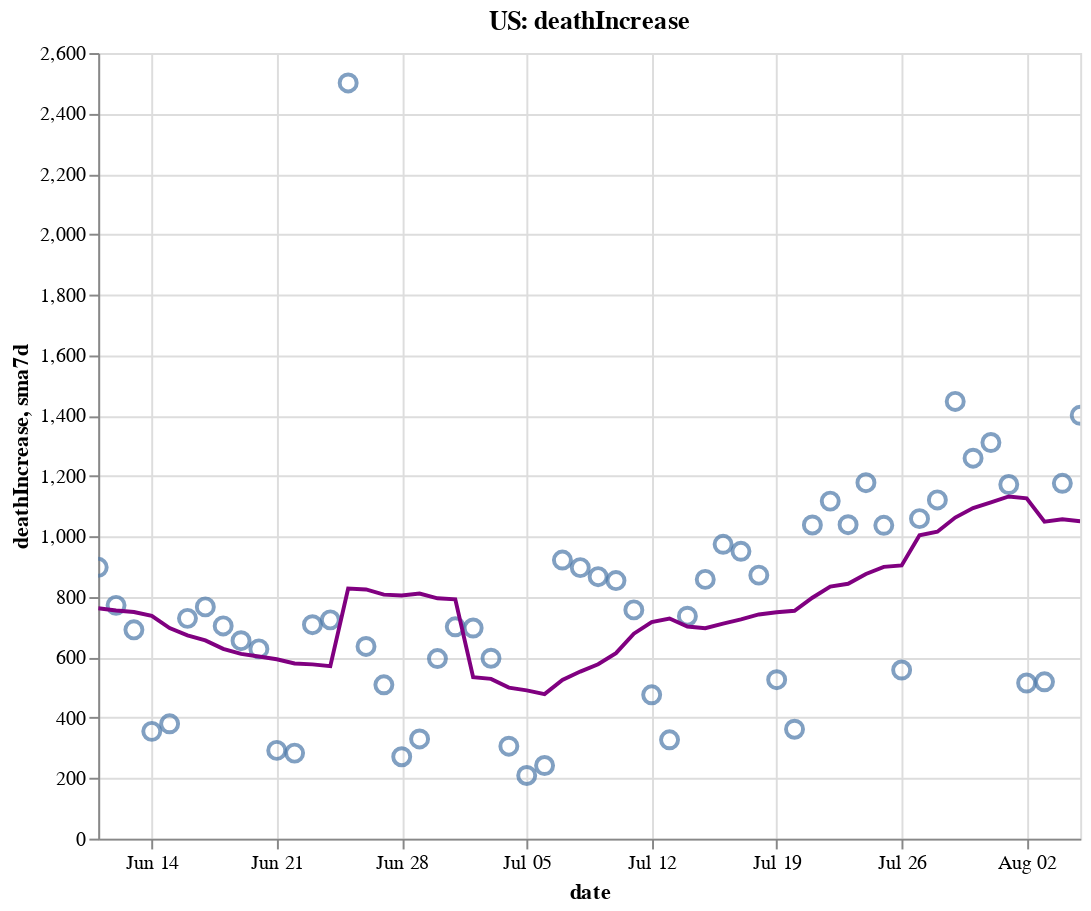

Write notebook code for a chart like this one.
### Code cell
create_plot(us, 'deathIncrease')

### Figure 1 — Vega-Lite specification as saved in the notebook (floating-point values rounded to 4 significant figures)
{"config": {"view": {"continuousWidth": 400, "continuousHeight": 300}}, "layer": [{"layer": [{"mark": {"type": "point", "size": 75}, "encoding": {"tooltip": [{"type": "temporal", "field": "date"}, {"type": "quantitative", "field": "deathIncrease"}, {"type": "quantitative", "field": "sma7d"}], "x": {"type": "temporal", "field": "date"}, "y": {"type": "quantitative", "field": "deathIncrease"}}, "selection": {"selector006": {"type": "interval", "bind": "scales", "encodings": ["x", "y"]}}}, {"mark": {"type": "line", "color": "purple"}, "encoding": {"x": {"type": "temporal", "field": "date"}, "y": {"type": "quantitative", "field": "sma7d"}}}]}, {"mark": {"type": "rule", "color": "#aaa"}, "encoding": {"x": {"type": "temporal", "field": "date"}}, "transform": [{"filter": {"selection": "selector005"}}]}, {"mark": "circle", "encoding": {"opacity": {"condition": {"value": 1, "selection": "selector005"}, "value": 0}, "tooltip": [{"type": "temporal", "field": "date"}, {"type": "quantitative", "field": "deathIncrease"}, {"type": "quantitative", "field": "sma7d"}], "x": {"type": "temporal", "field": "date"}, "y": {"type": "quantitative", "field": "deathIncrease"}}, "selection": {"selector005": {"type": "single", "encodings": ["x"], "on": "mouseover", "nearest": true, "empty": "none"}}}, {"mark": {"type": "text", "align": "left", "dx": 5, "dy": -5, "stroke": "white", "strokeWidth": 2}, "encoding": {"text": {"type": "quantitative", "field": "deathIncrease"}, "tooltip": [{"type": "temporal", "field": "date"}, {"type": "quantitative", "field": "deathIncrease"}, {"type": "quantitative", "field": "sma7d"}], "x": {"type": "temporal", "field": "date"}, "y": {"type": "quantitative", "field": "deathIncrease"}}, "transform": [{"filter": {"selection": "selector005"}}]}, {"mark": {"type": "text", "align": "left", "dx": 5, "dy": -5}, "encoding": {"text": {"type": "quantitative", "field": "deathIncrease"}, "tooltip": [{"type": "temporal", "field": "date"}, {"type": "quantitative", "field": "deathIncrease"}, {"type": "quantitative", "field": "sma7d"}], "x": {"type": "temporal", "field": "date"}, "y": {"type": "quantitative", "field": "deathIncrease"}}, "transform": [{"filter": {"selection": "selector005"}}]}], "data": {"name": "data-1ce17c3a964d4a2affebdfd459bbe6e6"}, "height": 400, "title": "US: deathIncrease", "width": 500, "$schema": "https://vega.github.io/schema/vega-lite/v4.8.1.json", "datasets": {"data-1ce17c3a964d4a2affebdfd459bbe6e6": [{"date": "2020-06-11T00:00:00", "totalTestResultsIncrease": 459500.0, "positiveIncrease": 22030.0, "death": 107600.0, "deathIncrease": 898.0, "positiveRate": 0.048, "state": "US", "sma7d": 762.4}, {"date": "2020-06-12T00:00:00", "totalTestResultsIncrease": 623100.0, "positiveIncrease": 23480.0, "death": 108400.0, "deathIncrease": 772.0, "positiveRate": 0.038, "state": "US", "sma7d": 755.1}, {"date": "2020-06-13T00:00:00", "totalTestResultsIncrease": 496400.0, "positiveIncrease": 25340.0, "death": 109100.0, "deathIncrease": 691.0, "positiveRate": 0.051, "state": "US", "sma7d": 750.0}, {"date": "2020-06-14T00:00:00", "totalTestResultsIncrease": 485200.0, "positiveIncrease": 21370.0, "death": 109400.0, "deathIncrease": 355.0, "positiveRate": 0.044, "state": "US", "sma7d": 737.0}, {"date": "2020-06-15T00:00:00", "totalTestResultsIncrease": 432800.0, "positiveIncrease": 18510.0, "death": 109800.0, "deathIncrease": 380.0, "positiveRate": 0.043, "state": "US", "sma7d": 697.0}, {"date": "2020-06-16T00:00:00", "totalTestResultsIncrease": 464500.0, "positiveIncrease": 23440.0, "death": 110500.0, "deathIncrease": 729.0, "positiveRate": 0.05, "state": "US", "sma7d": 672.9}, {"date": "2020-06-17T00:00:00", "totalTestResultsIncrease": 485300.0, "positiveIncrease": 23870.0, "death": 111300.0, "deathIncrease": 767.0, "positiveRate": 0.049, "state": "US", "sma7d": 656.0}, {"date": "2020-06-18T00:00:00", "totalTestResultsIncrease": 516200.0, "positiveIncrease": 27530.0, "death": 112000.0, "deathIncrease": 704.0, "positiveRate": 0.053, "state": "US", "sma7d": 628.3}, {"date": "2020-06-19T00:00:00", "totalTestResultsIncrease": 574000.0, "positiveIncrease": 31050.0, "death": 112700.0, "deathIncrease": 655.0, "positiveRate": 0.054, "state": "US", "sma7d": 611.6}, {"date": "2020-06-20T00:00:00", "totalTestResultsIncrease": 559200.0, "positiveIncrease": 31990.0, "death": 113300.0, "deathIncrease": 628.0, "positiveRate": 0.057, "state": "US", "sma7d": 602.6}, {"date": "2020-06-21T00:00:00", "totalTestResultsIncrease": 511100.0, "positiveIncrease": 27280.0, "death": 113600.0, "deathIncrease": 292.0, "positiveRate": 0.053, "state": "US", "sma7d": 593.6}, {"date": "2020-06-22T00:00:00", "totalTestResultsIncrease": 466600.0, "positiveIncrease": 27020.0, "death": 113900.0, "deathIncrease": 283.0, "positiveRate": 0.058, "state": "US", "sma7d": 579.7}, {"date": "2020-06-23T00:00:00", "totalTestResultsIncrease": 491700.0, "positiveIncrease": 33020.0, "death": 114600.0, "deathIncrease": 708.0, "positiveRate": 0.067, "state": "US", "sma7d": 576.7}, {"date": "2020-06-24T00:00:00", "totalTestResultsIncrease": 519200.0, "positiveIncrease": 38680.0, "death": 115300.0, "deathIncrease": 724.0, "positiveRate": 0.075, "state": "US", "sma7d": 570.6}, {"date": "2020-06-25T00:00:00", "totalTestResultsIncrease": 637100.0, "positiveIncrease": 39070.0, "death": 117800.0, "deathIncrease": 2501.0, "positiveRate": 0.061, "state": "US", "sma7d": 827.3}, {"date": "2020-06-26T00:00:00", "totalTestResultsIncrease": 606700.0, "positiveIncrease": 44420.0, "death": 118400.0, "deathIncrease": 636.0, "positiveRate": 0.073, "state": "US", "sma7d": 824.6}, {"date": "2020-06-27T00:00:00", "totalTestResultsIncrease": 599400.0, "positiveIncrease": 43780.0, "death": 119000.0, "deathIncrease": 509.0, "positiveRate": 0.073, "state": "US", "sma7d": 807.6}, {"date": "2020-06-28T00:00:00", "totalTestResultsIncrease": 583900.0, "positiveIncrease": 41860.0, "death": 119200.0, "deathIncrease": 271.0, "positiveRate": 0.072, "state": "US", "sma7d": 804.6}, {"date": "2020-06-29T00:00:00", "totalTestResultsIncrease": 646800.0, "positiveIncrease": 39180.0, "death": 119600.0, "deathIncrease": 330.0, "positiveRate": 0.061, "state": "US", "sma7d": 811.3}, {"date": "2020-06-30T00:00:00", "totalTestResultsIncrease": 624100.0, "positiveIncrease": 47460.0, "death": 120200.0, "deathIncrease": 596.0, "positiveRate": 0.076, "state": "US", "sma7d": 795.3}, {"date": "2020-07-01T00:00:00", "totalTestResultsIncrease": 633300.0, "positiveIncrease": 50670.0, "death": 120900.0, "deathIncrease": 701.0, "positiveRate": 0.08, "state": "US", "sma7d": 792.0}, {"date": "2020-07-02T00:00:00", "totalTestResultsIncrease": 662300.0, "positiveIncrease": 53830.0, "death": 121600.0, "deathIncrease": 697.0, "positiveRate": 0.081, "state": "US", "sma7d": 534.3}, {"date": "2020-07-03T00:00:00", "totalTestResultsIncrease": 710900.0, "positiveIncrease": 54220.0, "death": 122100.0, "deathIncrease": 597.0, "positiveRate": 0.076, "state": "US", "sma7d": 528.7}, {"date": "2020-07-04T00:00:00", "totalTestResultsIncrease": 642200.0, "positiveIncrease": 54730.0, "death": 122500.0, "deathIncrease": 306.0, "positiveRate": 0.085, "state": "US", "sma7d": 499.7}, {"date": "2020-07-05T00:00:00", "totalTestResultsIncrease": 681400.0, "positiveIncrease": 45790.0, "death": 122700.0, "deathIncrease": 209.0, "positiveRate": 0.067, "state": "US", "sma7d": 490.9}, {"date": "2020-07-06T00:00:00", "totalTestResultsIncrease": 501200.0, "positiveIncrease": 41600.0, "death": 122900.0, "deathIncrease": 242.0, "positiveRate": 0.083, "state": "US", "sma7d": 478.3}, {"date": "2020-07-07T00:00:00", "totalTestResultsIncrease": 634800.0, "positiveIncrease": 51770.0, "death": 123800.0, "deathIncrease": 922.0, "positiveRate": 0.082, "state": "US", "sma7d": 524.9}, {"date": "2020-07-08T00:00:00", "totalTestResultsIncrease": 629100.0, "positiveIncrease": 62150.0, "death": 124700.0, "deathIncrease": 897.0, "positiveRate": 0.099, "state": "US", "sma7d": 552.9}, {"date": "2020-07-09T00:00:00", "totalTestResultsIncrease": 703000.0, "positiveIncrease": 58840.0, "death": 125600.0, "deathIncrease": 867.0, "positiveRate": 0.084, "state": "US", "sma7d": 577.1}, {"date": "2020-07-10T00:00:00", "totalTestResultsIncrease": 810800.0, "positiveIncrease": 66640.0, "death": 126400.0, "deathIncrease": 854.0, "positiveRate": 0.082, "state": "US", "sma7d": 613.9}, {"date": "2020-07-11T00:00:00", "totalTestResultsIncrease": 698400.0, "positiveIncrease": 63010.0, "death": 127200.0, "deathIncrease": 757.0, "positiveRate": 0.09, "state": "US", "sma7d": 678.3}, {"date": "2020-07-12T00:00:00", "totalTestResultsIncrease": 758300.0, "positiveIncrease": 60980.0, "death": 127700.0, "deathIncrease": 476.0, "positiveRate": 0.08, "state": "US", "sma7d": 716.4}, {"date": "2020-07-13T00:00:00", "totalTestResultsIncrease": 693600.0, "positiveIncrease": 58460.0, "death": 128000.0, "deathIncrease": 327.0, "positiveRate": 0.084, "state": "US", "sma7d": 728.6}, {"date": "2020-07-14T00:00:00", "totalTestResultsIncrease": 770000.0, "positiveIncrease": 62880.0, "death": 128700.0, "deathIncrease": 736.0, "positiveRate": 0.082, "state": "US", "sma7d": 702.0}, {"date": "2020-07-15T00:00:00", "totalTestResultsIncrease": 762000.0, "positiveIncrease": 65380.0, "death": 129600.0, "deathIncrease": 858.0, "positiveRate": 0.086, "state": "US", "sma7d": 696.4}, {"date": "2020-07-16T00:00:00", "totalTestResultsIncrease": 827600.0, "positiveIncrease": 70950.0, "death": 130600.0, "deathIncrease": 974.0, "positiveRate": 0.086, "state": "US", "sma7d": 711.7}, {"date": "2020-07-17T00:00:00", "totalTestResultsIncrease": 837400.0, "positiveIncrease": 77230.0, "death": 131500.0, "deathIncrease": 951.0, "positiveRate": 0.092, "state": "US", "sma7d": 725.6}, {"date": "2020-07-18T00:00:00", "totalTestResultsIncrease": 761600.0, "positiveIncrease": 65180.0, "death": 132400.0, "deathIncrease": 872.0, "positiveRate": 0.086, "state": "US", "sma7d": 742.0}, {"date": "2020-07-19T00:00:00", "totalTestResultsIncrease": 798500.0, "positiveIncrease": 64880.0, "death": 132900.0, "deathIncrease": 526.0, "positiveRate": 0.081, "state": "US", "sma7d": 749.1}, {"date": "2020-07-20T00:00:00", "totalTestResultsIncrease": 711000.0, "positiveIncrease": 56970.0, "death": 133300.0, "deathIncrease": 362.0, "positiveRate": 0.08, "state": "US", "sma7d": 754.1}, {"date": "2020-07-21T00:00:00", "totalTestResultsIncrease": 750200.0, "positiveIncrease": 63640.0, "death": 134300.0, "deathIncrease": 1038.0, "positiveRate": 0.085, "state": "US", "sma7d": 797.3}, {"date": "2020-07-22T00:00:00", "totalTestResultsIncrease": 795500.0, "positiveIncrease": 69150.0, "death": 135400.0, "deathIncrease": 1117.0, "positiveRate": 0.087, "state": "US", "sma7d": 834.3}, {"date": "2020-07-23T00:00:00", "totalTestResultsIncrease": 824400.0, "positiveIncrease": 71030.0, "death": 136500.0, "deathIncrease": 1039.0, "positiveRate": 0.086, "state": "US", "sma7d": 843.6}, {"date": "2020-07-24T00:00:00", "totalTestResultsIncrease": 929800.0, "positiveIncrease": 75190.0, "death": 137700.0, "deathIncrease": 1178.0, "positiveRate": 0.081, "state": "US", "sma7d": 876.0}, {"date": "2020-07-25T00:00:00", "totalTestResultsIncrease": 797600.0, "positiveIncrease": 65410.0, "death": 138700.0, "deathIncrease": 1037.0, "positiveRate": 0.082, "state": "US", "sma7d": 899.6}, {"date": "2020-07-26T00:00:00", "totalTestResultsIncrease": 855800.0, "positiveIncrease": 61710.0, "death": 139200.0, "deathIncrease": 558.0, "positiveRate": 0.072, "state": "US", "sma7d": 904.1}, {"date": "2020-07-27T00:00:00", "totalTestResultsIncrease": 760800.0, "positiveIncrease": 55130.0, "death": 140300.0, "deathIncrease": 1059.0, "positiveRate": 0.072, "state": "US", "sma7d": 1004.0}, {"date": "2020-07-28T00:00:00", "totalTestResultsIncrease": 735500.0, "positiveIncrease": 56230.0, "death": 141400.0, "deathIncrease": 1121.0, "positiveRate": 0.076, "state": "US", "sma7d": 1016.0}, {"date": "2020-07-29T00:00:00", "totalTestResultsIncrease": 853300.0, "positiveIncrease": 66970.0, "death": 142900.0, "deathIncrease": 1447.0, "positiveRate": 0.078, "state": "US", "sma7d": 1063.0}, {"date": "2020-07-30T00:00:00", "totalTestResultsIncrease": 805900.0, "positiveIncrease": 69470.0, "death": 144100.0, "deathIncrease": 1259.0, "positiveRate": 0.086, "state": "US", "sma7d": 1094.0}, {"date": "2020-07-31T00:00:00", "totalTestResultsIncrease": 726000.0, "positiveIncrease": 67760.0, "death": 145400.0, "deathIncrease": 1311.0, "positiveRate": 0.093, "state": "US", "sma7d": 1113.0}, {"date": "2020-08-01T00:00:00", "totalTestResultsIncrease": 713300.0, "positiveIncrease": 60260.0, "death": 146600.0, "deathIncrease": 1172.0, "positiveRate": 0.084, "state": "US", "sma7d": 1132.0}, {"date": "2020-08-02T00:00:00", "totalTestResultsIncrease": 725900.0, "positiveIncrease": 48690.0, "death": 147100.0, "deathIncrease": 515.0, "positiveRate": 0.067, "state": "US", "sma7d": 1126.0}, {"date": "2020-08-03T00:00:00", "totalTestResultsIncrease": 731700.0, "positiveIncrease": 49560.0, "death": 147700.0, "deathIncrease": 519.0, "positiveRate": 0.068, "state": "US", "sma7d": 1049.0}, {"date": "2020-08-04T00:00:00", "totalTestResultsIncrease": 695600.0, "positiveIncrease": 51570.0, "death": 148800.0, "deathIncrease": 1176.0, "positiveRate": 0.074, "state": "US", "sma7d": 1057.0}, {"date": "2020-08-05T00:00:00", "totalTestResultsIncrease": 659600.0, "positiveIncrease": 51770.0, "death": 150200.0, "deathIncrease": 1401.0, "positiveRate": 0.078, "state": "US", "sma7d": 1050.0}]}}
